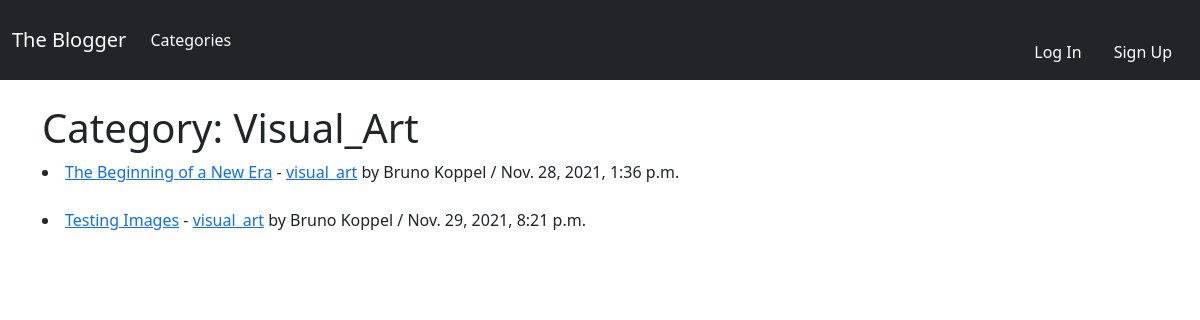
/category/visual_art/, run on an earlier commit of the app's database.
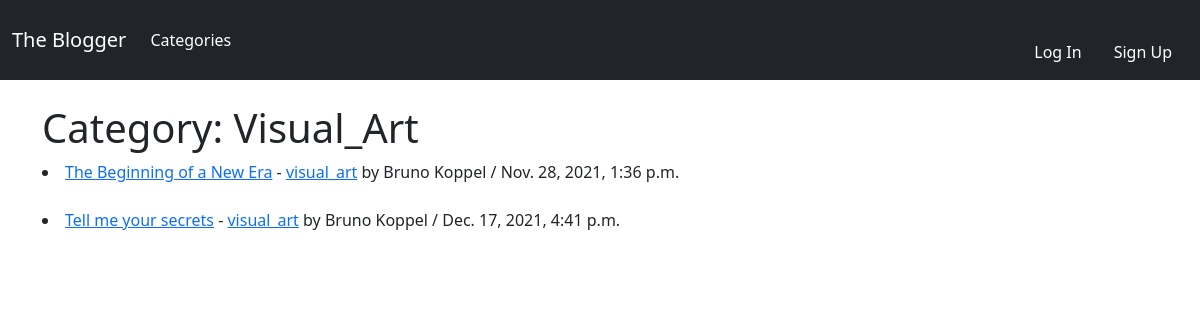
And on a later commit of the database.
### blogfeed/models.py (models this page shows, shortened)
class Post(models.Model):
    title = models.CharField(max_length=255)
    title_tag = models.CharField(max_length=255, default="the blogger")
    post_date = models.DateField(auto_now_add=True)
    header_image = models.ImageField(
        null=True, blank=True, upload_to="images/")
    author = models.ForeignKey(User, on_delete=models.CASCADE)
    body = RichTextField(blank=True, null=True)
    date_added = models.DateTimeField(auto_now_add=True)
    category = models.CharField(max_length=255, default='uncategorized')
    likes = models.ManyToManyField(User, related_name='blog_post')

### blogfeed/views.py (the view)
# urls.py: path('category/<str:category_name>/', CategoryView, name='category'),
def CategoryView(request, category_name):
    category_posts = Post.objects.filter(
        category=category_name.replace('-', ' '))
    return render(request, 'categories/categories.html', {'category_name': category_name.replace('-', ' ').title(), 'category_posts': category_posts})

### blogfeed/templates/categories/categories.html (shortened to what this page needs)
{% extends 'base.html' %}
{% block content %}
{% if category_posts %}
<h1>Category: {{ category_name }}</h1>
{% for post in category_posts %}
<li>
  <a href="{% url 'post_details' post.pk %}">{{ post.title }}</a>
  -
  <a href="{% url 'category' post.category %}">{{ post.category }}</a>
  by {{ post.author.first_name }} {{ post.author.last_name }} / {{ post.date_added }}
</li>
{% endfor%}
{% else %}
<h3> No posts have been published under the {{ category_name }} category </h3>
{% endif %}
{% endblock %}

What changed in the data, as far as the page shows it:
removed Post: title "Testing Images", category "visual_art", author.first_name "Bruno", author.last_name "Koppel", date_added "Nov. 29, 2021, 8:21 p.m."
added Post: title "Tell me your secrets", category "visual_art", author.first_name "Bruno", author.last_name "Koppel", date_added "Dec. 17, 2021, 4:41 p.m."
